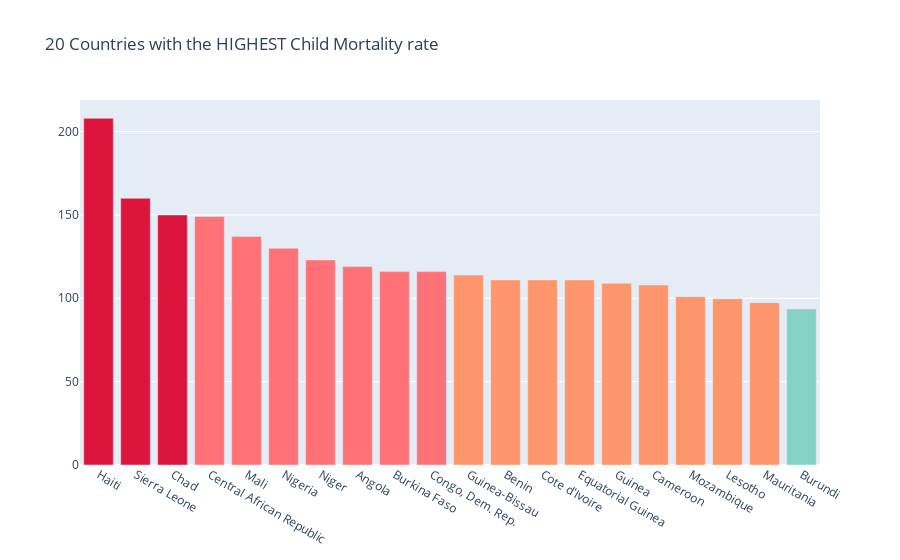

The notebook cell this image was saved under:
### Code cell
temp = data[['country','child_mort']]   
temps = temp.nlargest(20, columns=['child_mort'])
temps.reset_index(drop=True, inplace=True)

colors = ['#FE7176'] * 20
colors[0] = 'crimson'
colors[1] = 'crimson'
colors[2] = 'crimson'
colors[10] = '#FF956A'
colors[11] = '#FF956A'
colors[12] = '#FF956A'
colors[13] = '#FF956A'
colors[13] = '#FF956A'
colors[14] = '#FF956A'
colors[15] = '#FF956A'
colors[16] = '#FF956A'
colors[17] = '#FF956A'
colors[18] = '#FF956A'
colors[19] = '#84D2C3'

fig = go.Figure(data=[go.Bar(
    x=temps['country'].values,
    y=temps['child_mort'].values,
    marker_color=colors 
)])
fig.update_layout(title_text='20 Countries with the HIGHEST Child Mortality rate')
fig.show()

### Figure 1 — Plotly figure (JSON) as saved in the notebook; plotly's stock layout.template omitted (floating-point values rounded to 4 significant figures)
{"data": [{"marker": {"color": ["crimson", "crimson", "crimson", "#FE7176", "#FE7176", "#FE7176", "#FE7176", "#FE7176", "#FE7176", "#FE7176", "#FF956A", "#FF956A", "#FF956A", "#FF956A", "#FF956A", "#FF956A", "#FF956A", "#FF956A", "#FF956A", "#84D2C3"]}, "type": "bar", "x": ["Haiti", "Sierra Leone", "Chad", "Central African Republic", "Mali", "Nigeria", "Niger", "Angola", "Burkina Faso", "Congo, Dem. Rep.", "Guinea-Bissau", "Benin", "Cote d'Ivoire", "Equatorial Guinea", "Guinea", "Cameroon", "Mozambique", "Lesotho", "Mauritania", "Burundi"], "y": [208, 160, 150, 149, 137, 130, 123, 119, 116, 116, 114, 111, 111, 111, 109, 108, 101, 99.7, 97.4, 93.6]}], "layout": {"title": {"text": "20 Countries with the HIGHEST Child Mortality rate"}}}
